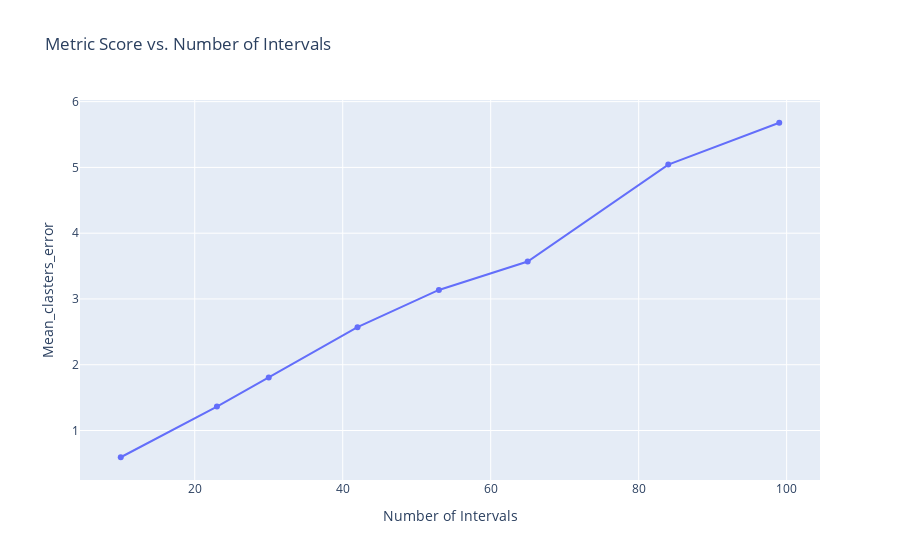

Write notebook code for a chart like this one.
### Code cell
testing_intervals(
    model_name="basic_tree_classifier",
    model_class=PriceClassifierBasicModel,
    hyperparameters_class=DecisionTreeHyperparams,
    metric=MetricEnum.MEAN_CLASTERS_ERROR,
    intervals_functions=functions,
    category_encoding=True,
    const_params={
        "criterion": "entropy",
        "splitter": "best",
        "max_depth": 20,
        "min_samples_split": 2,
        "min_samples_leaf": 1,
        "min_weight_fraction_leaf": 0.0,
        "max_features": "sqrt",
        "max_leaf_nodes": 37,
        "min_impurity_decrease": 0.0,
        "ccp_alpha": 0.0
    }
)

### Figure 1 — Plotly figure (JSON) as saved in the notebook; plotly's stock layout.template omitted (floating-point values rounded to 4 significant figures)
{"data": [{"hovertemplate": "Number of Intervals=%{x}<br>Mean_clasters_error=%{y}<extra></extra>", "legendgroup": "", "marker": {"color": "#636efa", "symbol": "circle"}, "mode": "markers+lines", "name": "", "orientation": "v", "showlegend": false, "type": "scatter", "x": [10, 23, 30, 42, 53, 65, 84, 99], "xaxis": "x", "y": [0.5935, 1.365, 1.806, 2.571, 3.137, 3.569, 5.043, 5.679], "yaxis": "y"}], "layout": {"legend": {"tracegroupgap": 0}, "title": {"text": "Metric Score vs. Number of Intervals"}, "xaxis": {"anchor": "y", "domain": [0, 1], "title": {"text": "Number of Intervals"}}, "yaxis": {"anchor": "x", "domain": [0, 1], "title": {"text": "Mean_clasters_error"}}}}
